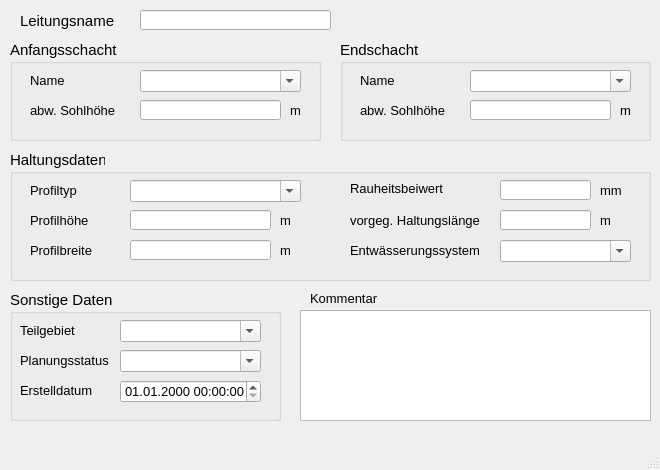
<?xml version="1.0" encoding="UTF-8"?>
<ui version="4.0">
 <class>MainWindow</class>
 <widget class="QMainWindow" name="MainWindow">
  <property name="geometry">
   <rect>
    <x>0</x>
    <y>0</y>
    <width>660</width>
    <height>470</height>
   </rect>
  </property>
  <property name="sizePolicy">
   <sizepolicy hsizetype="Preferred" vsizetype="Preferred">
    <horstretch>0</horstretch>
    <verstretch>0</verstretch>
   </sizepolicy>
  </property>
  <property name="minimumSize">
   <size>
    <width>660</width>
    <height>470</height>
   </size>
  </property>
  <property name="baseSize">
   <size>
    <width>0</width>
    <height>0</height>
   </size>
  </property>
  <property name="font">
   <font>
    <family>Tahoma</family>
    <pointsize>10</pointsize>
   </font>
  </property>
  <property name="windowTitle">
   <string>MainWindow</string>
  </property>
  <widget class="QWidget" name="centralwidget">
   <widget class="QLabel" name="label">
    <property name="geometry">
     <rect>
      <x>20</x>
      <y>10</y>
      <width>131</width>
      <height>21</height>
     </rect>
    </property>
    <property name="font">
     <font>
      <family>Tahoma</family>
      <pointsize>11</pointsize>
     </font>
    </property>
    <property name="text">
     <string>Leitungsname</string>
    </property>
   </widget>
   <widget class="QGroupBox" name="groupBox">
    <property name="geometry">
     <rect>
      <x>10</x>
      <y>40</y>
      <width>311</width>
      <height>101</height>
     </rect>
    </property>
    <property name="font">
     <font>
      <family>Tahoma</family>
      <pointsize>11</pointsize>
     </font>
    </property>
    <property name="title">
     <string>Anfangsschacht</string>
    </property>
    <widget class="QLabel" name="label_3">
     <property name="geometry">
      <rect>
       <x>20</x>
       <y>30</y>
       <width>91</width>
       <height>21</height>
      </rect>
     </property>
     <property name="font">
      <font>
       <family>Tahoma</family>
       <pointsize>10</pointsize>
      </font>
     </property>
     <property name="text">
      <string>Name</string>
     </property>
    </widget>
    <widget class="QLabel" name="label_5">
     <property name="geometry">
      <rect>
       <x>20</x>
       <y>60</y>
       <width>101</width>
       <height>21</height>
      </rect>
     </property>
     <property name="font">
      <font>
       <family>Tahoma</family>
       <pointsize>10</pointsize>
      </font>
     </property>
     <property name="text">
      <string>abw. Sohlhöhe</string>
     </property>
    </widget>
    <widget class="QLabel" name="label_14">
     <property name="geometry">
      <rect>
       <x>280</x>
       <y>60</y>
       <width>21</width>
       <height>21</height>
      </rect>
     </property>
     <property name="font">
      <font>
       <family>Tahoma</family>
       <pointsize>10</pointsize>
      </font>
     </property>
     <property name="text">
      <string>m</string>
     </property>
    </widget>
    <widget class="QComboBox" name="schoben">
     <property name="geometry">
      <rect>
       <x>130</x>
       <y>30</y>
       <width>161</width>
       <height>22</height>
      </rect>
     </property>
     <property name="font">
      <font>
       <family>Tahoma</family>
       <pointsize>10</pointsize>
      </font>
     </property>
     <property name="toolTip">
      <string>&lt;html&gt;&lt;head/&gt;&lt;body&gt;&lt;p&gt;Name des oberen Schachts&lt;/p&gt;&lt;/body&gt;&lt;/html&gt;</string>
     </property>
     <property name="statusTip">
      <string>Name des oberen Schachts</string>
     </property>
     <property name="editable">
      <bool>true</bool>
     </property>
    </widget>
    <widget class="QLineEdit" name="sohleoben">
     <property name="geometry">
      <rect>
       <x>130</x>
       <y>60</y>
       <width>141</width>
       <height>20</height>
      </rect>
     </property>
     <property name="font">
      <font>
       <family>Tahoma</family>
       <pointsize>10</pointsize>
      </font>
     </property>
     <property name="toolTip">
      <string>&lt;html&gt;&lt;head/&gt;&lt;body&gt;&lt;p&gt;von Schachtsohle abweichende Sohlhöhe&lt;/p&gt;&lt;/body&gt;&lt;/html&gt;</string>
     </property>
     <property name="statusTip">
      <string>von Schachtsohle abweichende Sohlhöhe</string>
     </property>
    </widget>
   </widget>
   <widget class="QGroupBox" name="groupBox_3">
    <property name="geometry">
     <rect>
      <x>340</x>
      <y>40</y>
      <width>311</width>
      <height>101</height>
     </rect>
    </property>
    <property name="font">
     <font>
      <family>Tahoma</family>
      <pointsize>11</pointsize>
     </font>
    </property>
    <property name="title">
     <string>Endschacht</string>
    </property>
    <widget class="QLineEdit" name="sohleunten">
     <property name="geometry">
      <rect>
       <x>130</x>
       <y>60</y>
       <width>141</width>
       <height>20</height>
      </rect>
     </property>
     <property name="font">
      <font>
       <family>Tahoma</family>
       <pointsize>10</pointsize>
      </font>
     </property>
     <property name="toolTip">
      <string>&lt;html&gt;&lt;head/&gt;&lt;body&gt;&lt;p&gt;von Schachtsohle abweichende Sohlhöhe&lt;/p&gt;&lt;/body&gt;&lt;/html&gt;</string>
     </property>
     <property name="statusTip">
      <string>von Schachtsohle abweichende Sohlhöhe</string>
     </property>
    </widget>
    <widget class="QLabel" name="label_9">
     <property name="geometry">
      <rect>
       <x>20</x>
       <y>30</y>
       <width>71</width>
       <height>21</height>
      </rect>
     </property>
     <property name="font">
      <font>
       <family>Tahoma</family>
       <pointsize>10</pointsize>
      </font>
     </property>
     <property name="text">
      <string>Name</string>
     </property>
    </widget>
    <widget class="QLabel" name="label_8">
     <property name="geometry">
      <rect>
       <x>20</x>
       <y>60</y>
       <width>91</width>
       <height>21</height>
      </rect>
     </property>
     <property name="font">
      <font>
       <family>Tahoma</family>
       <pointsize>10</pointsize>
      </font>
     </property>
     <property name="text">
      <string>abw. Sohlhöhe</string>
     </property>
    </widget>
    <widget class="QLabel" name="label_15">
     <property name="geometry">
      <rect>
       <x>280</x>
       <y>60</y>
       <width>21</width>
       <height>21</height>
      </rect>
     </property>
     <property name="font">
      <font>
       <family>Tahoma</family>
       <pointsize>10</pointsize>
      </font>
     </property>
     <property name="text">
      <string>m</string>
     </property>
    </widget>
    <widget class="QComboBox" name="schunten">
     <property name="geometry">
      <rect>
       <x>130</x>
       <y>30</y>
       <width>161</width>
       <height>22</height>
      </rect>
     </property>
     <property name="font">
      <font>
       <family>Tahoma</family>
       <pointsize>10</pointsize>
      </font>
     </property>
     <property name="toolTip">
      <string>&lt;html&gt;&lt;head/&gt;&lt;body&gt;&lt;p&gt;Name des unteren Schachts&lt;/p&gt;&lt;/body&gt;&lt;/html&gt;</string>
     </property>
     <property name="statusTip">
      <string>Name des unteren Schachts</string>
     </property>
     <property name="editable">
      <bool>true</bool>
     </property>
    </widget>
   </widget>
   <widget class="QTextEdit" name="kommentar">
    <property name="geometry">
     <rect>
      <x>300</x>
      <y>310</y>
      <width>351</width>
      <height>111</height>
     </rect>
    </property>
    <property name="font">
     <font>
      <family>Tahoma</family>
      <pointsize>10</pointsize>
     </font>
    </property>
    <property name="toolTip">
     <string>&lt;html&gt;&lt;head/&gt;&lt;body&gt;&lt;p&gt;Platz für zusätzliche Kommentare.&lt;/p&gt;&lt;/body&gt;&lt;/html&gt;</string>
    </property>
    <property name="statusTip">
     <string>Platz für zusätzliche Kommentare.</string>
    </property>
   </widget>
   <widget class="QLabel" name="label_22">
    <property name="geometry">
     <rect>
      <x>310</x>
      <y>290</y>
      <width>81</width>
      <height>16</height>
     </rect>
    </property>
    <property name="font">
     <font>
      <family>Tahoma</family>
      <pointsize>10</pointsize>
     </font>
    </property>
    <property name="text">
     <string>Kommentar</string>
    </property>
   </widget>
   <widget class="QLineEdit" name="leitnam">
    <property name="geometry">
     <rect>
      <x>140</x>
      <y>10</y>
      <width>191</width>
      <height>20</height>
     </rect>
    </property>
    <property name="font">
     <font>
      <family>Tahoma</family>
      <pointsize>10</pointsize>
     </font>
    </property>
    <property name="toolTip">
     <string>&lt;html&gt;&lt;head/&gt;&lt;body&gt;&lt;p&gt;eindeutige Bezeichnung&lt;/p&gt;&lt;/body&gt;&lt;/html&gt;</string>
    </property>
    <property name="statusTip">
     <string>eindeutige Bezeichnung</string>
    </property>
   </widget>
   <widget class="QGroupBox" name="groupBox_2">
    <property name="geometry">
     <rect>
      <x>10</x>
      <y>150</y>
      <width>641</width>
      <height>131</height>
     </rect>
    </property>
    <property name="font">
     <font>
      <family>Tahoma</family>
      <pointsize>11</pointsize>
     </font>
    </property>
    <property name="title">
     <string>Haltungsdaten</string>
    </property>
    <widget class="QLineEdit" name="ks">
     <property name="geometry">
      <rect>
       <x>490</x>
       <y>30</y>
       <width>91</width>
       <height>20</height>
      </rect>
     </property>
     <property name="font">
      <font>
       <family>Tahoma</family>
       <pointsize>10</pointsize>
      </font>
     </property>
     <property name="toolTip">
      <string>&lt;html&gt;&lt;head/&gt;&lt;body&gt;&lt;p&gt;Absolute Rauheit gemäß Prandtl-Colebrook&lt;/p&gt;&lt;/body&gt;&lt;/html&gt;</string>
     </property>
     <property name="statusTip">
      <string>Absolute Rauheit gemäß Prandtl-Colebrook</string>
     </property>
    </widget>
    <widget class="QLabel" name="label_7">
     <property name="geometry">
      <rect>
       <x>20</x>
       <y>90</y>
       <width>101</width>
       <height>21</height>
      </rect>
     </property>
     <property name="font">
      <font>
       <family>Tahoma</family>
       <pointsize>10</pointsize>
      </font>
     </property>
     <property name="text">
      <string>Profilbreite</string>
     </property>
    </widget>
    <widget class="QLabel" name="label_20">
     <property name="geometry">
      <rect>
       <x>270</x>
       <y>90</y>
       <width>31</width>
       <height>21</height>
      </rect>
     </property>
     <property name="font">
      <font>
       <family>Tahoma</family>
       <pointsize>10</pointsize>
      </font>
     </property>
     <property name="text">
      <string>m </string>
     </property>
    </widget>
    <widget class="QLabel" name="label_21">
     <property name="geometry">
      <rect>
       <x>590</x>
       <y>60</y>
       <width>31</width>
       <height>21</height>
      </rect>
     </property>
     <property name="font">
      <font>
       <family>Tahoma</family>
       <pointsize>10</pointsize>
      </font>
     </property>
     <property name="text">
      <string>m </string>
     </property>
    </widget>
    <widget class="QLineEdit" name="laenge">
     <property name="geometry">
      <rect>
       <x>490</x>
       <y>60</y>
       <width>91</width>
       <height>20</height>
      </rect>
     </property>
     <property name="font">
      <font>
       <family>Tahoma</family>
       <pointsize>10</pointsize>
      </font>
     </property>
     <property name="toolTip">
      <string>&lt;html&gt;&lt;head/&gt;&lt;body&gt;&lt;p&gt;&lt;span style=&quot; font-size:10pt;&quot;&gt;vorgegebene Haltungslänge, falls diese nicht automatisch berechnet werden soll&lt;/span&gt;&lt;/p&gt;&lt;/body&gt;&lt;/html&gt;</string>
     </property>
     <property name="statusTip">
      <string>vorgegebene Haltungslänge, falls diese nicht automatisch berechnet werden soll</string>
     </property>
    </widget>
    <widget class="QComboBox" name="entwart">
     <property name="geometry">
      <rect>
       <x>490</x>
       <y>90</y>
       <width>131</width>
       <height>22</height>
      </rect>
     </property>
     <property name="font">
      <font>
       <family>Tahoma</family>
       <pointsize>10</pointsize>
      </font>
     </property>
     <property name="toolTip">
      <string>&lt;html&gt;&lt;head/&gt;&lt;body&gt;&lt;p&gt;vorh. Entwässerungssystem (z.B. Mischwasser, Regenwasser etc.)&lt;/p&gt;&lt;/body&gt;&lt;/html&gt;</string>
     </property>
     <property name="statusTip">
      <string>vorh. Entwässerungssystem (z.B. Mischwasser, Regenwasser etc.)</string>
     </property>
     <property name="editable">
      <bool>true</bool>
     </property>
    </widget>
    <widget class="QComboBox" name="profilnam">
     <property name="geometry">
      <rect>
       <x>120</x>
       <y>30</y>
       <width>171</width>
       <height>22</height>
      </rect>
     </property>
     <property name="font">
      <font>
       <family>Tahoma</family>
       <pointsize>10</pointsize>
      </font>
     </property>
     <property name="toolTip">
      <string>&lt;html&gt;&lt;head/&gt;&lt;body&gt;&lt;p&gt;Profil der Haltung gem. HE&lt;/p&gt;&lt;/body&gt;&lt;/html&gt;</string>
     </property>
     <property name="statusTip">
      <string>Profil der Haltung gem. HE</string>
     </property>
     <property name="editable">
      <bool>true</bool>
     </property>
    </widget>
    <widget class="QLabel" name="label_54">
     <property name="geometry">
      <rect>
       <x>20</x>
       <y>30</y>
       <width>91</width>
       <height>21</height>
      </rect>
     </property>
     <property name="font">
      <font>
       <family>Tahoma</family>
       <pointsize>10</pointsize>
      </font>
     </property>
     <property name="text">
      <string>Profiltyp</string>
     </property>
    </widget>
    <widget class="QLabel" name="label_17">
     <property name="geometry">
      <rect>
       <x>340</x>
       <y>50</y>
       <width>151</width>
       <height>41</height>
      </rect>
     </property>
     <property name="font">
      <font>
       <family>Tahoma</family>
       <pointsize>10</pointsize>
      </font>
     </property>
     <property name="text">
      <string>vorgeg. Haltungslänge</string>
     </property>
    </widget>
    <widget class="QLabel" name="label_51">
     <property name="geometry">
      <rect>
       <x>340</x>
       <y>90</y>
       <width>151</width>
       <height>21</height>
      </rect>
     </property>
     <property name="font">
      <font>
       <family>Tahoma</family>
       <pointsize>10</pointsize>
      </font>
     </property>
     <property name="text">
      <string>Entwässerungssystem</string>
     </property>
    </widget>
    <widget class="QLineEdit" name="hoehe">
     <property name="geometry">
      <rect>
       <x>120</x>
       <y>60</y>
       <width>141</width>
       <height>20</height>
      </rect>
     </property>
     <property name="font">
      <font>
       <family>Tahoma</family>
       <pointsize>10</pointsize>
      </font>
     </property>
     <property name="toolTip">
      <string>&lt;html&gt;&lt;head/&gt;&lt;body&gt;&lt;p&gt;Bedeutung hängt vom Profiltyp ab&lt;/p&gt;&lt;/body&gt;&lt;/html&gt;</string>
     </property>
     <property name="statusTip">
      <string>Bedeutung hängt vom Profiltyp ab</string>
     </property>
    </widget>
    <widget class="QLabel" name="label_16">
     <property name="geometry">
      <rect>
       <x>270</x>
       <y>60</y>
       <width>31</width>
       <height>21</height>
      </rect>
     </property>
     <property name="font">
      <font>
       <family>Tahoma</family>
       <pointsize>10</pointsize>
      </font>
     </property>
     <property name="text">
      <string>m </string>
     </property>
    </widget>
    <widget class="QLineEdit" name="breite">
     <property name="geometry">
      <rect>
       <x>120</x>
       <y>90</y>
       <width>141</width>
       <height>20</height>
      </rect>
     </property>
     <property name="font">
      <font>
       <family>Tahoma</family>
       <pointsize>10</pointsize>
      </font>
     </property>
     <property name="toolTip">
      <string>&lt;html&gt;&lt;head/&gt;&lt;body&gt;&lt;p&gt;Bedeutung hängt vom Profiltyp ab&lt;/p&gt;&lt;/body&gt;&lt;/html&gt;</string>
     </property>
     <property name="statusTip">
      <string>Bedeutung hängt vom Profiltyp ab</string>
     </property>
    </widget>
    <widget class="QLabel" name="label_6">
     <property name="geometry">
      <rect>
       <x>20</x>
       <y>60</y>
       <width>101</width>
       <height>21</height>
      </rect>
     </property>
     <property name="font">
      <font>
       <family>Tahoma</family>
       <pointsize>10</pointsize>
      </font>
     </property>
     <property name="text">
      <string>Profilhöhe</string>
     </property>
    </widget>
    <widget class="QLabel" name="label_70">
     <property name="geometry">
      <rect>
       <x>590</x>
       <y>30</y>
       <width>46</width>
       <height>21</height>
      </rect>
     </property>
     <property name="font">
      <font>
       <family>Tahoma</family>
       <pointsize>10</pointsize>
      </font>
     </property>
     <property name="text">
      <string>mm</string>
     </property>
    </widget>
    <widget class="QLabel" name="label_61">
     <property name="geometry">
      <rect>
       <x>340</x>
       <y>30</y>
       <width>101</width>
       <height>16</height>
      </rect>
     </property>
     <property name="font">
      <font>
       <family>Tahoma</family>
       <pointsize>10</pointsize>
      </font>
     </property>
     <property name="text">
      <string>Rauheitsbeiwert</string>
     </property>
    </widget>
   </widget>
   <widget class="QGroupBox" name="groupBox_4">
    <property name="geometry">
     <rect>
      <x>10</x>
      <y>290</y>
      <width>271</width>
      <height>131</height>
     </rect>
    </property>
    <property name="font">
     <font>
      <family>Tahoma</family>
      <pointsize>11</pointsize>
     </font>
    </property>
    <property name="title">
     <string>Sonstige Daten</string>
    </property>
    <widget class="QLabel" name="label_18">
     <property name="geometry">
      <rect>
       <x>10</x>
       <y>30</y>
       <width>71</width>
       <height>20</height>
      </rect>
     </property>
     <property name="font">
      <font>
       <family>Tahoma</family>
       <pointsize>10</pointsize>
      </font>
     </property>
     <property name="text">
      <string>Teilgebiet</string>
     </property>
     <property name="buddy">
      <cstring>simstatus</cstring>
     </property>
    </widget>
    <widget class="QLabel" name="label_19">
     <property name="geometry">
      <rect>
       <x>10</x>
       <y>60</y>
       <width>111</width>
       <height>21</height>
      </rect>
     </property>
     <property name="font">
      <font>
       <family>Tahoma</family>
       <pointsize>10</pointsize>
      </font>
     </property>
     <property name="text">
      <string>Planungsstatus</string>
     </property>
     <property name="buddy">
      <cstring>simstatus</cstring>
     </property>
    </widget>
    <widget class="QLabel" name="label_72">
     <property name="geometry">
      <rect>
       <x>10</x>
       <y>90</y>
       <width>151</width>
       <height>21</height>
      </rect>
     </property>
     <property name="font">
      <font>
       <family>Tahoma</family>
       <pointsize>10</pointsize>
      </font>
     </property>
     <property name="text">
      <string>Erstelldatum</string>
     </property>
    </widget>
    <widget class="QComboBox" name="teilgebiet">
     <property name="geometry">
      <rect>
       <x>110</x>
       <y>30</y>
       <width>141</width>
       <height>22</height>
      </rect>
     </property>
     <property name="font">
      <font>
       <family>Tahoma</family>
       <pointsize>10</pointsize>
      </font>
     </property>
     <property name="toolTip">
      <string>&lt;html&gt;&lt;head/&gt;&lt;body&gt;&lt;p&gt;zur Zuordnung auf ein selbstständig festgelegtes Teilgebiet&lt;/p&gt;&lt;/body&gt;&lt;/html&gt;</string>
     </property>
     <property name="statusTip">
      <string>zur Zuordnung auf ein selbstständig festgelegtes Teilgebiet</string>
     </property>
     <property name="editable">
      <bool>true</bool>
     </property>
    </widget>
    <widget class="QComboBox" name="simstatus">
     <property name="geometry">
      <rect>
       <x>110</x>
       <y>60</y>
       <width>141</width>
       <height>22</height>
      </rect>
     </property>
     <property name="font">
      <font>
       <family>Tahoma</family>
       <pointsize>10</pointsize>
      </font>
     </property>
     <property name="toolTip">
      <string>&lt;html&gt;&lt;head/&gt;&lt;body&gt;&lt;p&gt;aktueller Status (z.B. vorhanden, in Planung etc.)&lt;/p&gt;&lt;/body&gt;&lt;/html&gt;</string>
     </property>
     <property name="statusTip">
      <string>aktueller Status (z.B. vorhanden, in Planung etc.)</string>
     </property>
     <property name="editable">
      <bool>true</bool>
     </property>
    </widget>
    <widget class="QgsDateTimeEdit" name="createdat">
     <property name="geometry">
      <rect>
       <x>110</x>
       <y>90</y>
       <width>141</width>
       <height>23</height>
      </rect>
     </property>
     <property name="font">
      <font>
       <family>Tahoma</family>
       <pointsize>10</pointsize>
      </font>
     </property>
     <property name="currentSection">
      <enum>QDateTimeEdit::DaySection</enum>
     </property>
     <property name="displayFormat">
      <string>dd.MM.yyyy HH:mm:ss</string>
     </property>
    </widget>
   </widget>
  </widget>
  <widget class="QMenuBar" name="menubar">
   <property name="geometry">
    <rect>
     <x>0</x>
     <y>0</y>
     <width>660</width>
     <height>22</height>
    </rect>
   </property>
  </widget>
  <widget class="QStatusBar" name="statusbar"/>
 </widget>
 <customwidgets>
  <customwidget>
   <class>QgsDateTimeEdit</class>
   <extends>QDateTimeEdit</extends>
   <header>qgsdatetimeedit.h</header>
  </customwidget>
 </customwidgets>
 <tabstops>
  <tabstop>leitnam</tabstop>
  <tabstop>schoben</tabstop>
  <tabstop>sohleoben</tabstop>
  <tabstop>schunten</tabstop>
  <tabstop>sohleunten</tabstop>
  <tabstop>profilnam</tabstop>
  <tabstop>hoehe</tabstop>
  <tabstop>breite</tabstop>
  <tabstop>laenge</tabstop>
  <tabstop>ks</tabstop>
  <tabstop>entwart</tabstop>
  <tabstop>teilgebiet</tabstop>
  <tabstop>simstatus</tabstop>
  <tabstop>createdat</tabstop>
  <tabstop>kommentar</tabstop>
 </tabstops>
 <resources/>
 <connections/>
</ui>
